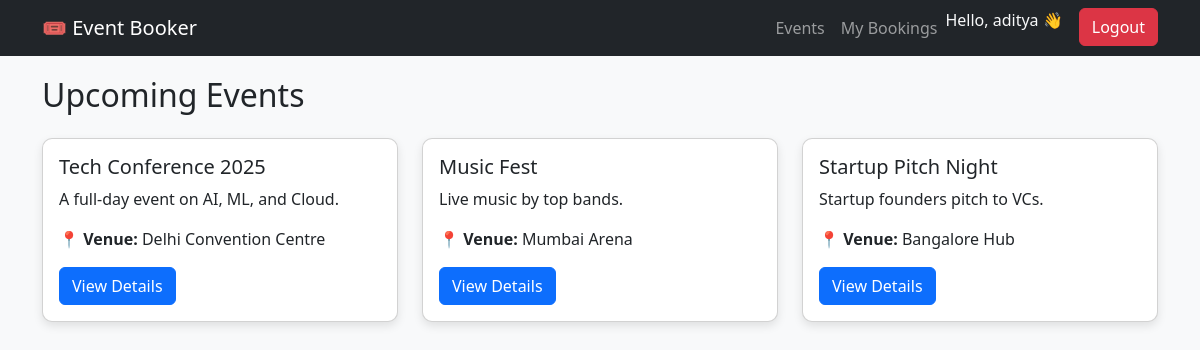
Screenshot of /events/ (signed in) with the database file from the repository.
### events/models.py (models this page shows, shortened)
class Event(models.Model):
    title = models.CharField(max_length=200)
    description = models.TextField()
    venue = models.CharField(max_length=200)
    date_time = models.DateTimeField()
    capacity = models.IntegerField()
    price = models.DecimalField(max_digits=10, decimal_places=2, default=0.00)
    image = models.ImageField(upload_to='event_images/', blank=True, null=True)
    category = models.ForeignKey(Category, on_delete=models.SET_NULL, null=True, blank=True)
    created_by = models.ForeignKey(User, on_delete=models.CASCADE)

### events/views.py (the view)
# urls.py: path('events/', views.event_list, name='event_list'),
def event_list(request):
    category = request.GET.get('category')  # get category from query string
    if category:
        events = Event.objects.filter(category__name=category).order_by('date_time')
    else:
        events = Event.objects.all().order_by('date_time')
    categories = Category.objects.all()  # send all categories to template
    return render(request, 'events/event_list.html', {'events': events, 'categories': categories, 'selected_category': category})

### templates/events/event_list.html (shortened to what this page needs)
{% extends "base.html" %}
{% block content %}
<h2 class="mb-4">Upcoming Events</h2>
<div class="row">
    {% for event in events %}
        <div class="col-md-4 mb-4">
            <div class="card event-card">
                <div class="card-body">
                    <h5 class="card-title">{{ event.title }}</h5>
                    <p class="card-text">{{ event.description|truncatewords:20 }}</p>
                    <p><b>📍 Venue:</b> {{ event.venue }}</p>
                    <a href="{% url 'event_detail' event.pk %}" class="btn btn-primary">View Details</a>
                </div>
            </div>
        </div>
    {% empty %}
        <p>No events available.</p>
    {% endfor %}
</div>
{% endblock %}

### templates/base.html (shortened to what this page needs)
<!DOCTYPE html>
<html lang="en">
<head>
    <link href="https://cdn.jsdelivr.net/npm/bootstrap@5.3.2/dist/css/bootstrap.min.css" rel="stylesheet">
</head>
<body>
    <nav class="navbar navbar-expand-lg navbar-dark bg-dark">
        <div class="container">
            <a class="navbar-brand" href="{% url 'home' %}">🎟 Event Booker</a>
            <div class="collapse navbar-collapse" id="navbarNav">
                <ul class="navbar-nav ms-auto">
                    {% if user.is_authenticated %}
                        <li class="nav-item">
                            <a class="nav-link" href="{% url 'event_list' %}">Events</a>
                        </li>
                        <li class="nav-item">
                            <a class="nav-link" href="{% url 'my_bookings' %}">My Bookings</a>
                        </li>
                        <li class="nav-item">
                            <span class="navbar-text text-light me-2">
                                Hello, {{ user.username }} 👋
                            </span>
                        </li>
                        <li class="nav-item">
                            <button class="btn btn-danger ms-2" data-bs-toggle="modal" data-bs-target="#logoutModal">
                                Logout
                            </button>
                        </li>
                    {% endif %}
                </ul>
            </div>
        </div>
    </nav>
    <div class="container">
        {% block content %}{% endblock %}
    </div>
</body>
</html>

### templates/base.html (style rules this page uses)
body { background-color: #f8f9fa; }
.navbar { margin-bottom: 20px; }
.event-card { border-radius: 10px; overflow: hidden; box-shadow: 0px 4px 10px rgba(0,0,0,0.1); }

### rows the page displays
Event: title "Tech Conference 2025", description "A full-day event on AI, ML, and Cloud.", venue "Delhi Convention Centre"
Event: title "Music Fest", description "Live music by top bands.", venue "Mumbai Arena"
Event: title "Startup Pitch Night", description "Startup founders pitch to VCs.", venue "Bangalore Hub"

### other values shown
{{ user.username }} "aditya"
